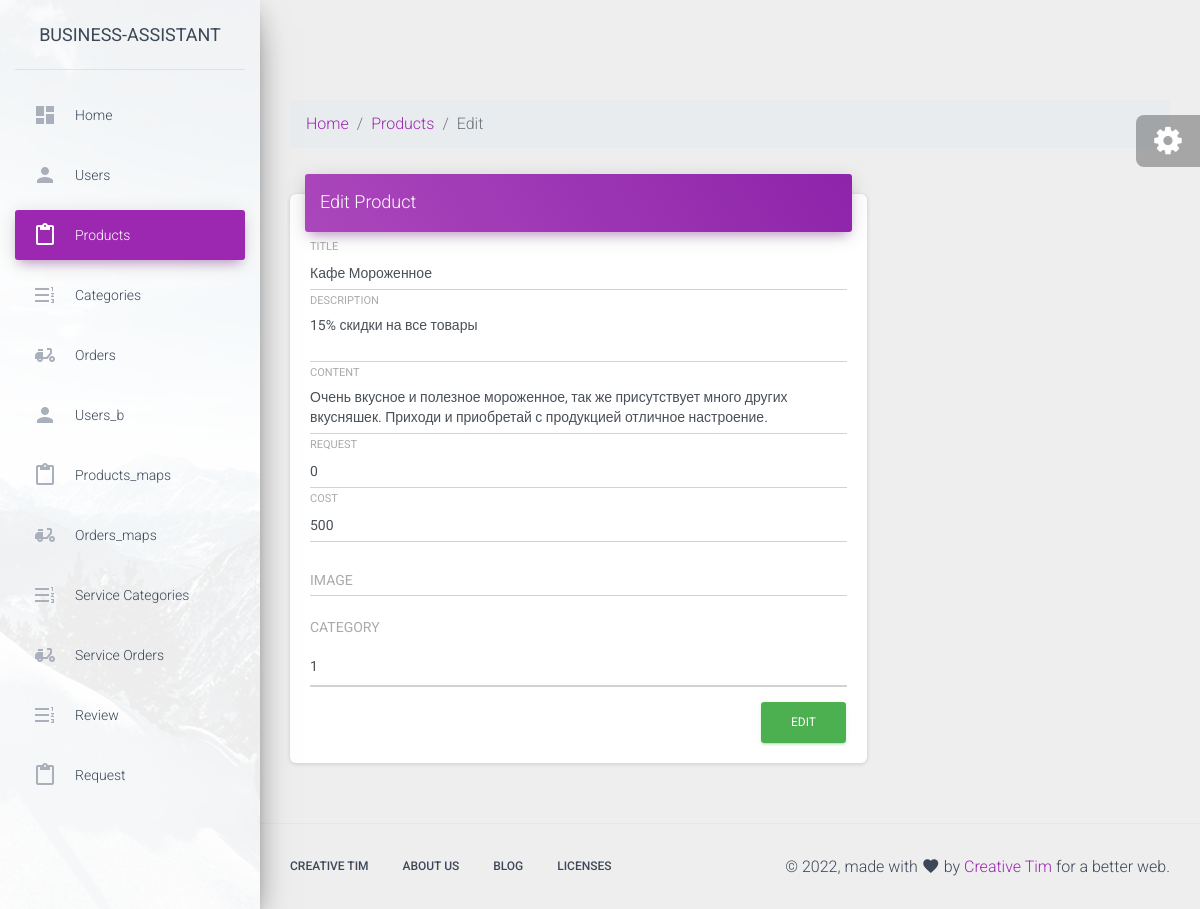
Page /admin/modules/products/edit.php?id=1 on the committed database.
### tables this page shows
CREATE TABLE `products` (
  `id` int(11) NOT NULL,
  `request_id` int(11) NOT NULL,
  `title` varchar(255) NOT NULL,
  `cost` int(11) NOT NULL,
  `description` varchar(255) NOT NULL,
  `content` text NOT NULL,
  `image` varchar(255) NOT NULL,
  `category_id` int(11) NOT NULL
);

### admin/modules/products/edit.php (the view, shortened to what this page needs)
<?php
include $_SERVER["DOCUMENT_ROOT"] . "/configs/db.php";
include $_SERVER["DOCUMENT_ROOT"] . "/admin/parts/header.php";
$sqlProduct = "SELECT * FROM products WHERE id=" . $_GET["id"];
$result = $conn->query($sqlProduct);
$row = mysqli_fetch_assoc($result);
?>
<nav aria-label="breadcrumb">
  <ol class="breadcrumb">
    <li class="breadcrumb-item"><a href="/admin">Home</a></li>
    <li class="breadcrumb-item"><a href="/admin/products.php">Products</a></li>
    <li class="breadcrumb-item active" aria-current="page">Edit</li>
  </ol>
</nav>
<div class="row">
  <div class="col-md-8">
      <div class="card">
        <div class="card-header card-header-primary">
          <h4 class="card-title">Edit Product</h4>
        </div>
        <div class="card-body">
          <form method="POST">
              <div class="row">
                <div class="col-md-12">
                  <div class="form-group">
                    <label class="bmd-label-floating">TITLE</label>
                    <input name="title" value="<?php echo $row["title"] ?>" type="text" class="form-control" >
                  </div>
                </div>
              </div>
              <div class="row">
                <div class="col-md-12">
                  <div class="form-group">
                    <label class="bmd-label-floating">DESCRIPTION</label>
                    <textarea name="description"  type="text" class="form-control"><?php echo $row["description"] ?></textarea>
                  </div>
                </div>
              </div>
              <div class="row">
                <div class="col-md-12">
                  <div class="form-group">
                    <label class="bmd-label-floating">CONTENT</label>
                    <textarea name="content" type="text" class="form-control"><?php echo $row["content"] ?></textarea>
                  </div>
                </div>
              </div>
              <div class="row">
                <div class="col-md-12">
                  <div class="form-group">
                    <label class="bmd-label-floating">REQUEST</label>
                    <input name="request_id" value="<?php echo $row["request_id"] ?>" type="text" class="form-control">
                  </div>
                </div>
              </div>
              <div class="row">
                <div class="col-md-12">
                  <div class="form-group">
                    <label class="bmd-label-floating">COST</label>
                    <input name="cost" value="<?php echo $row["cost"] ?>" type="text" class="form-control" >
                  </div>
                </div>
              </div>
              <div class="row">
                <div class="col-md-12">
                  <div class="form-group">
                    <label class="bmd-label-floating">IMAGE</label>
                    <input name="image" value="<?php echo $row["image"] ?>" type="text" class="form-control" >
                  </div>
                </div>
              </div>
              <div class="row">
                <div class="col-md-12">
                    <div class="form-group">
                      <label>CATEGORY</label>
                        <select class="form-control" name="cat_id"><option><?php echo $row["category_id"] ?></option>
                        </select>
                    </div>
                </div>
               </div>
              <button name="submit" value="1" type="submit" class="btn btn-success pull-right">EDIT</button>
              <div class="clearfix"></div>
            </form>
        </div>
      </div>
  </div>
</div>
<?php
include $_SERVER["DOCUMENT_ROOT"] . "/admin/parts/footer.php";
?>

### rows in the picture
products: title "Кафе Мороженное", description "15% скидки на все товары", content "Очень вкусное и полезное мороженное, так же присутствует много других вкусняшек. Приходи и приобретай с продукцией отличное настроение.", request_id "0", cost "500", cat_id "1"
